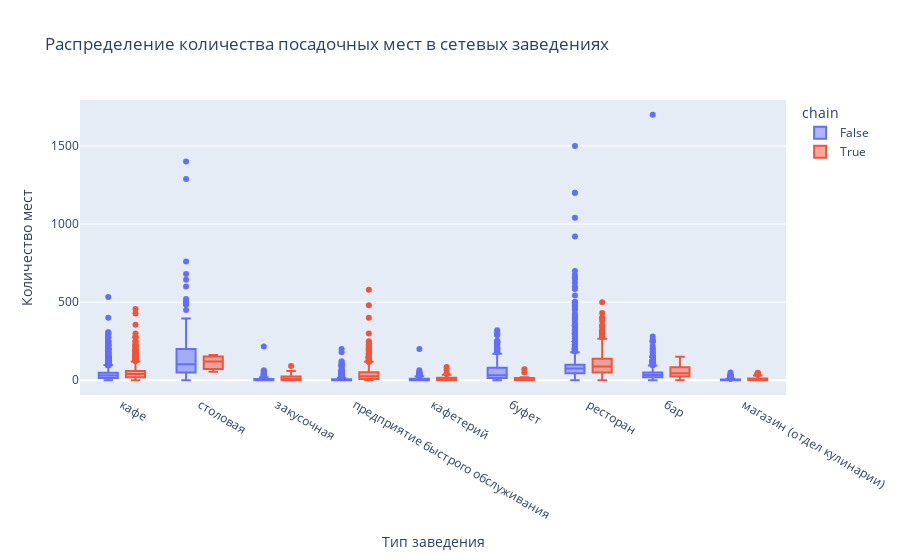

Notebook code for this chart:
### Markdown cell above
- Самое большое количество посадочных мест в среднем предоставляют столовые (103) и рестораны (80)
- Далее по числу мест следуют бары (35), буфеты (32) и кафе (30)
- В среднем мало мест предоставляют кафетерии (6) и предприятия быстрого обслуживания (5)
- В закусочных и магазинах посадочных мест в среднем нет

### Code cell
fig = px.box(df, x='object_type', y='number', color='chain', title='Распределение количества посадочных мест в сетевых заведениях')
fig.update_xaxes(title='Тип заведения')
fig.update_yaxes(title='Количество мест')
fig.show()

### Figure 1 — Plotly figure (JSON) as saved in the notebook; plotly's stock layout.template omitted (floating-point values rounded to 4 significant figures; data arrays with more than 128 entries replaced by an {"elided": "..."} marker saying what was removed)
{"data": [{"alignmentgroup": "True", "hovertemplate": "chain=False<br>object_type=%{x}<br>number=%{y}<extra></extra>", "legendgroup": "False", "marker": {"color": "#636efa"}, "name": "False", "notched": false, "offsetgroup": "False", "orientation": "v", "showlegend": true, "type": "box", "x": {"elided": "12398 str values"}, "x0": " ", "xaxis": "x", "y": {"elided": "12398 int values"}, "y0": " ", "yaxis": "y"}, {"alignmentgroup": "True", "hovertemplate": "chain=True<br>object_type=%{x}<br>number=%{y}<extra></extra>", "legendgroup": "True", "marker": {"color": "#EF553B"}, "name": "True", "notched": false, "offsetgroup": "True", "orientation": "v", "showlegend": true, "type": "box", "x": {"elided": "2968 str values"}, "x0": " ", "xaxis": "x", "y": {"elided": "2968 int values"}, "y0": " ", "yaxis": "y"}], "layout": {"boxmode": "group", "legend": {"title": {"text": "chain"}, "tracegroupgap": 0}, "title": {"text": "Распределение количества посадочных мест в сетевых заведениях"}, "xaxis": {"anchor": "y", "domain": [0, 1], "title": {"text": "Тип заведения"}}, "yaxis": {"anchor": "x", "domain": [0, 1], "title": {"text": "Количество мест"}}}}
